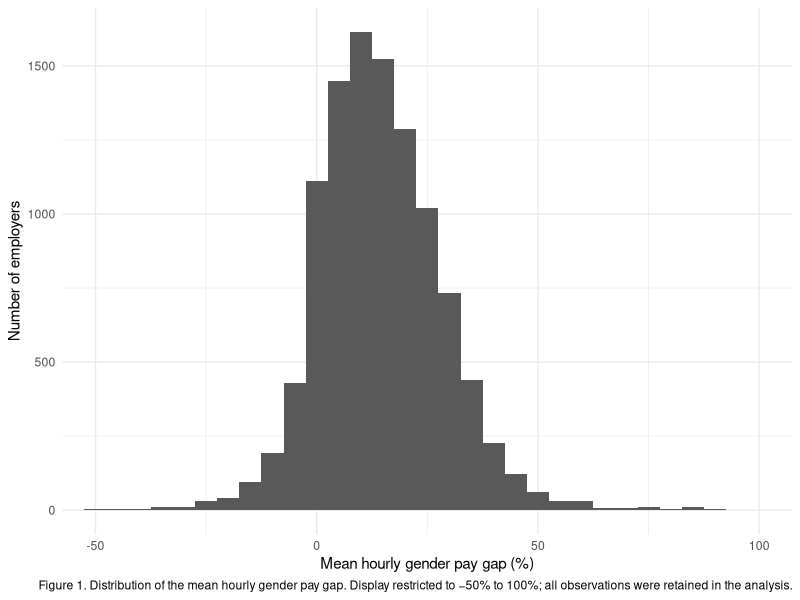

Generate this figure with R:
## ---- chunk 1
knitr::opts_chunk$set(
  echo = FALSE,
  warning = FALSE,
  message = FALSE
)

## Analysis
## ---- chunk 2
library(tidyverse)
pay_gap <- read_csv("UK_gender_pay_gap_2017-18.csv")
## ---- chunk 3
ggplot(pay_gap, aes(x = DiffMeanHourlyPercent)) +
  geom_histogram(binwidth = 5) +
  coord_cartesian(xlim = c(-50, 100)) +
  labs(
    x = "Mean hourly gender pay gap (%)",
    y = "Number of employers",
    caption = "Figure 1. Distribution of the mean hourly gender pay gap. Display restricted to −50% to 100%; all observations were retained in the analysis."
  ) +
  theme_minimal()
